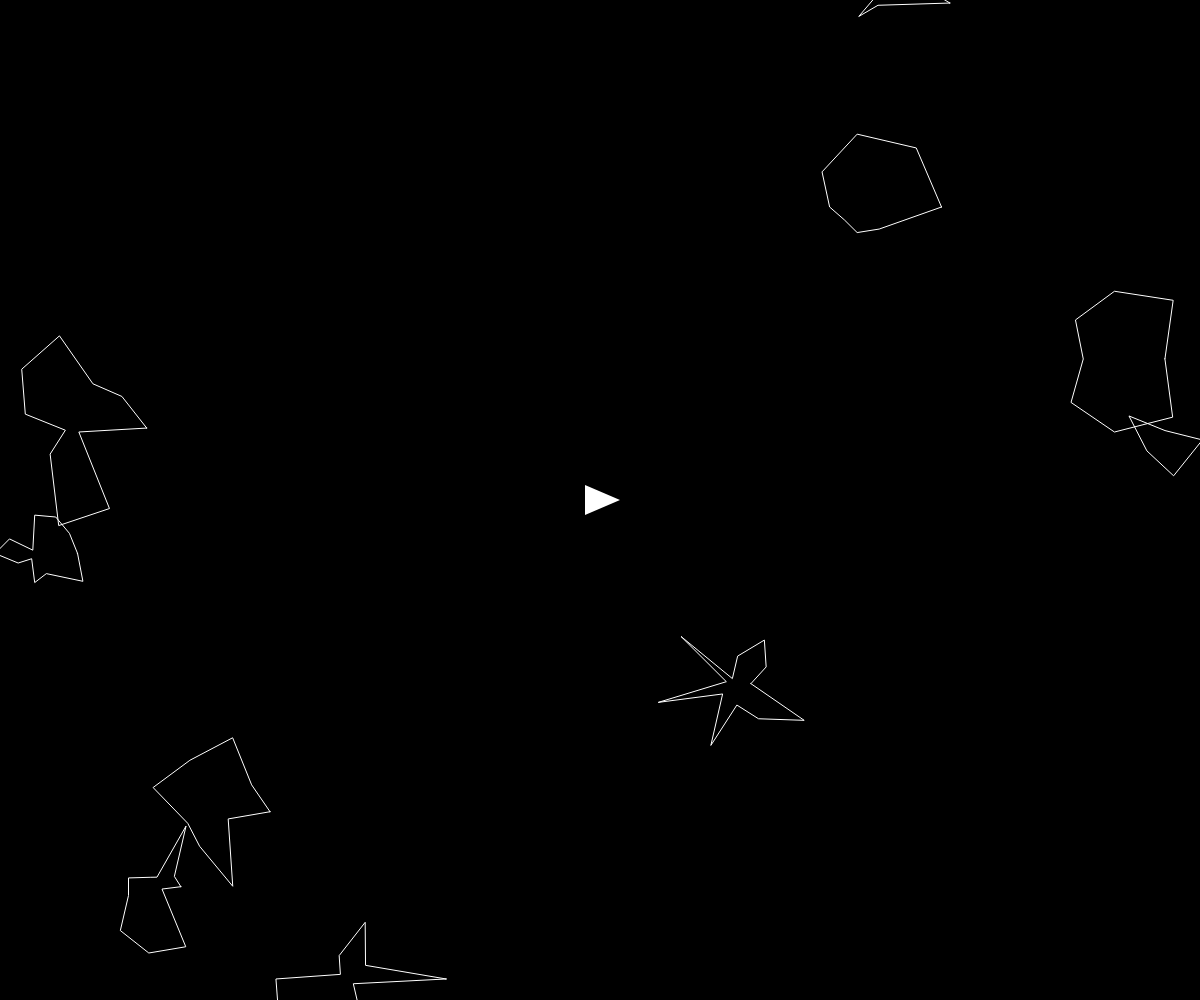
Frame 1 (no input)
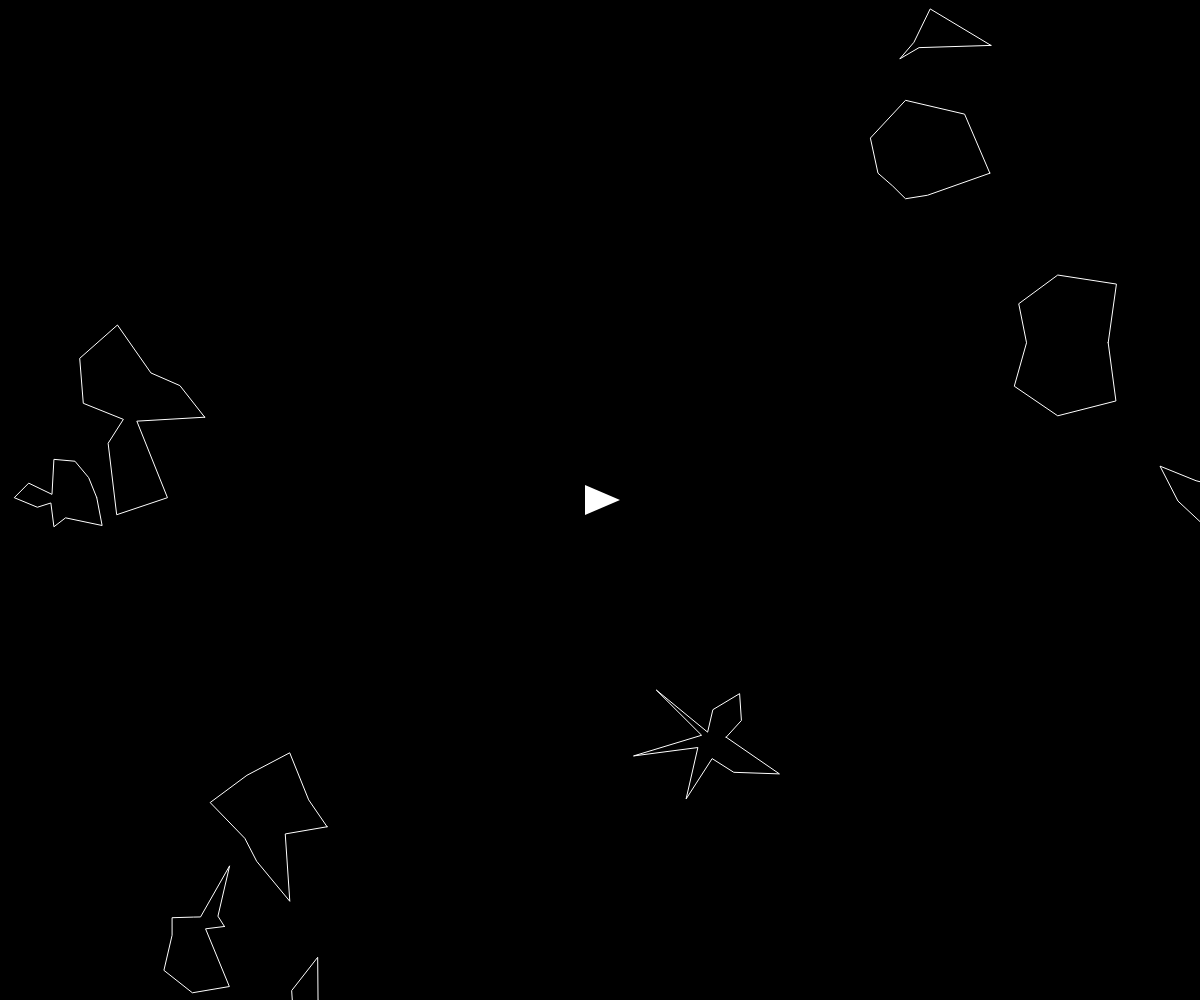
Frame 60 (no input)
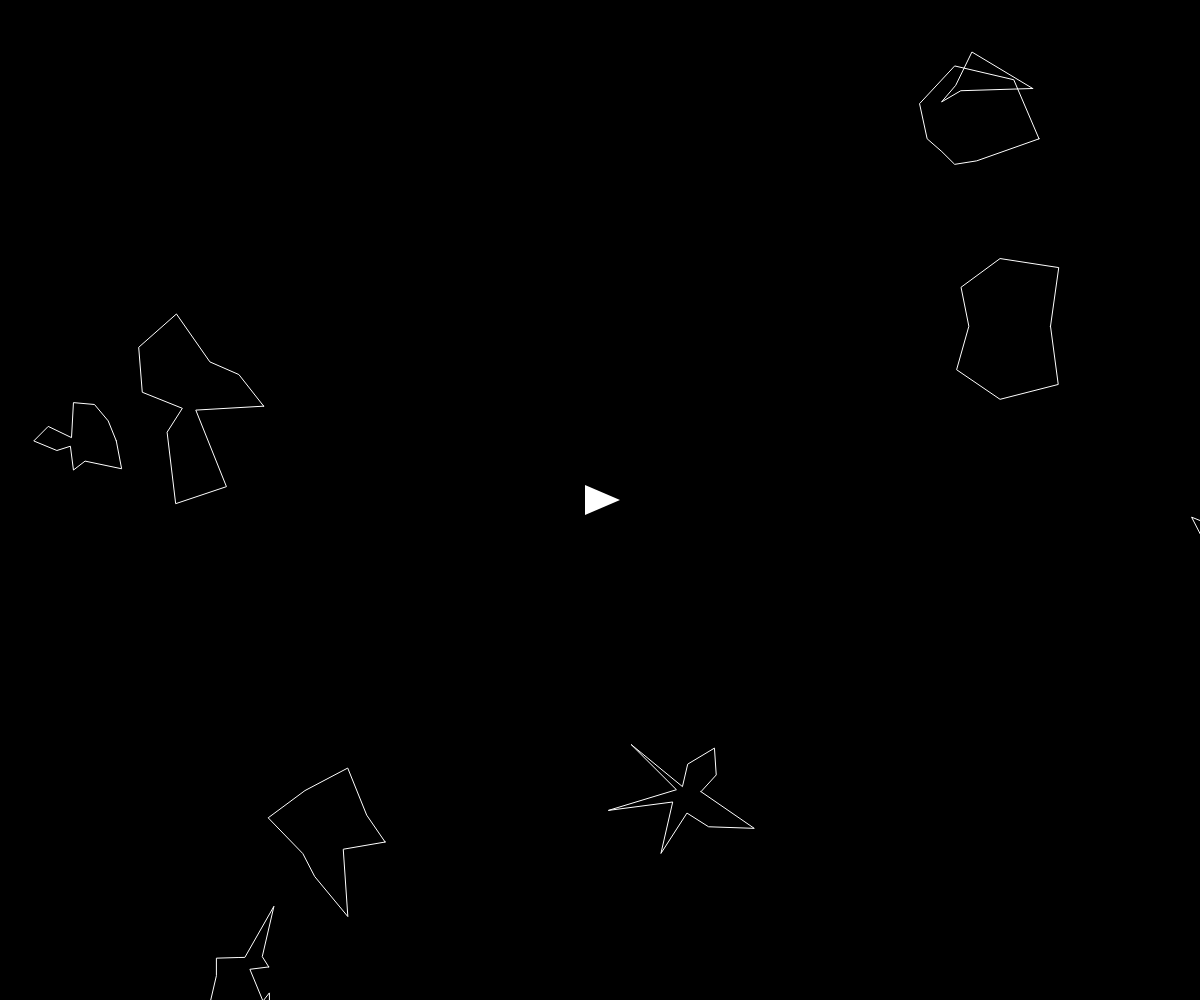
Frame 120 (the mouse pressed at the canvas centre since frame 60)

The p5.js sketch that drew these frames (run headless with seeded random() and noise() and a simulated clock; from frame 60 on, the mouse is pressed at the canvas centre):

// p5.js sketch
// ── sketch.js
let s;
let asters = [];
let lasers = [];

function setup() {
  createCanvas(windowWidth, windowHeight);
  s = new Ship();
  for (let i = 0; i < 10; i++) {
    asters.push(new Asteroid());
  }
}

function keyReleased() {
  if (keyCode === RIGHT_ARROW) {
    s.setRot(0);
  } else if (keyCode === LEFT_ARROW) {
    s.setRot(0);
  } else if (keyCode === UP_ARROW) {
    s.thrusting(false);
  }
}

function keyPressed() {
  if (keyCode === RIGHT_ARROW) {
    s.setRot(0.1);
  } else if (keyCode === LEFT_ARROW) {
    s.setRot(-0.1);
  } else if (keyCode === UP_ARROW) {
    s.thrusting(true);
  } else if (key === ' ') {
    lasers.push(new Laser(s.pos, s.heading));
  }
}

function draw() {
  background(0);

  for (var j = asters.length - 1; j >= 0; j--) {
    for (var i = lasers.length - 1; i >= 0; i--) {
      if (lasers[i].hits(asters[j])) {
        let nA = asters[j].break2();
        asters = asters.concat(nA);
        asters.splice(j, 1);
        lasers.splice(i, 1);
        console.log(nA);
      }
    }
  }

  for (let ast of asters) {
    ast.render();
    ast.update();
    ast.edges();
  }

  for (let l of lasers) {
    l.render();
    l.update();
  }

  for (let i = 0; i < lasers.length; i++) {
    let l = lasers[i];
    if (l.pos.x > width || l.pos.x < 0 || l.pos.y < 0 || l.pos.y > height) {
      lasers.splice(i, 1);
    }
  }

  s.render();
  s.turn();
  s.update();
  s.edges();
}
// ── Asteroid.js
class Asteroid {
  constructor(pos, r) {
    if (pos) {
      this.pos = pos.copy();
    } else {
      this.pos = createVector(random(width), random(height));
    }
    if (r) {
      this.r *= 0.5;
    } else {
      this.r = random(30, 60);
    }
    this.vel = p5.Vector.random2D();
    this.total = floor(random(5, 15));
    this.off = [];
    for (let i = 0; i < this.total; i++) {
      this.off[i] = random(-this.r, this.r);
    }
  }

  break2() {
    let newA = [];
    newA[0] = new Asteroid(this.pos, this.r * 0.5);
    newA[1] = new Asteroid(this.pos, this.r * 0.5);
    console.log(newA.r);
    return newA;
  }

  update() {
    this.pos.add(this.vel);
  }

  render() {
    push();
    stroke(255);
    noFill();
    translate(this.pos.x, this.pos.y);
    beginShape();
    for (let i = 0; i < this.total; i++) {
      let angle = map(i, 0, this.total, 0, TWO_PI);
      let r = this.r + this.off[i];
      let x = r * cos(angle);
      let y = r * sin(angle);
      vertex(x, y);
    }
    endShape(CLOSE);
    pop();
  }

  edges() {
    if (this.pos.x < -this.r) {
      this.pos.x = width + this.r;
    }
    if (this.pos.x > width + this.r) {
      this.pos.x = -this.r;
    }
    if (this.pos.y < -this.r) {
      this.pos.y = height + this.r;
    }
    if (this.pos.y > height + this.r) {
      this.pos.y = -this.r;
    }
  }
}
// ── Laser.js
class Laser {
  constructor(spos, head) {
    this.pos = createVector(spos.x, spos.y);
    this.vel = p5.Vector.fromAngle(head);
    this.vel.mult(10);
  }

  hits(b) {
    let d = dist(this.pos.x, this.pos.y, b.pos.x, b.pos.y);
    return d < b.r;
  }

  update() {
    this.pos.add(this.vel);
  }

  render() {
    push();
    stroke(255);
    strokeWeight(3);
    point(this.pos.x, this.pos.y);
    pop();
  }
}
// ── Ship.js
class Ship {
  constructor() {
    this.pos = createVector(width / 2, height / 2);
    this.vel = createVector(0, 0);
    this.r = 15;
    this.fr = 20;
    this.heading = 0;
    this.rot = 0;
    this.Thrusting = false;
  }

  edges() {
    if (this.pos.x < -this.r) {
      this.pos.x = width + this.r;
    }
    if (this.pos.x > width + this.r) {
      this.pos.x = -this.r;
    }
    if (this.pos.y < -this.r) {
      this.pos.y = height + this.r;
    }
    if (this.pos.y > height + this.r) {
      this.pos.y = -this.r;
    }
  }

  thrusting(b) {
    this.Thrusting = b;
  }

  update() {
    if (this.Thrusting) {
      this.thrust();
    }
    this.pos.add(this.vel);
    this.vel.mult(0.99);
  }

  thrust() {
    let f = p5.Vector.fromAngle(this.heading);
    f.mult(0.3);
    this.vel.add(f);
  }

  setRot(a) {
    this.rot = a;
  }

  turn() {
    this.heading += this.rot;
  }

  render() {
    push();
    translate(this.pos.x, this.pos.y);
    rotate(this.heading + PI / 2);
    noStroke();
    fill(255);
    triangle(-this.r, this.r, this.r, this.r, 0, -this.fr);
    pop();
  }
}
